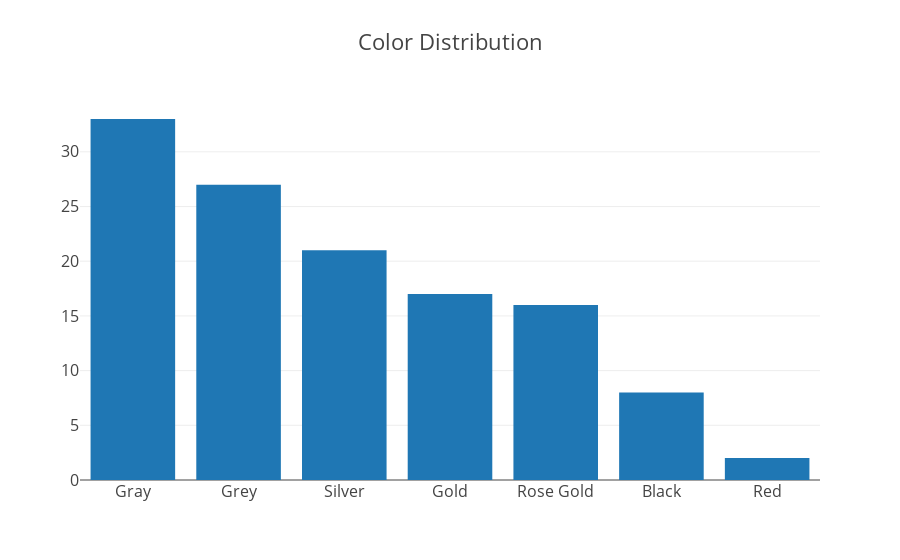

Here is the notebook cell this chart was saved with:
### Code cell
data_color = [go.Bar(
            x=list(colors.index),
            y=list(colors)
    )]

iplot({'data':data_color, 'layout':{'title': 'Color Distribution',
                          'font': dict(size=16)}}, filename='basic-bar')

### Figure 1 — Plotly figure (JSON) as saved in the notebook; plotly's stock layout.template omitted (floating-point values rounded to 4 significant figures)
{"data": [{"type": "bar", "uid": "3c10266e-c696-11e8-bb2d-6a000073fc60", "x": ["Gray", "Grey", "Silver", "Gold", "Rose Gold", "Black", "Red"], "y": [33, 27, 21, 17, 16, 8, 2]}], "layout": {"font": {"size": 16}, "title": "Color Distribution"}}
